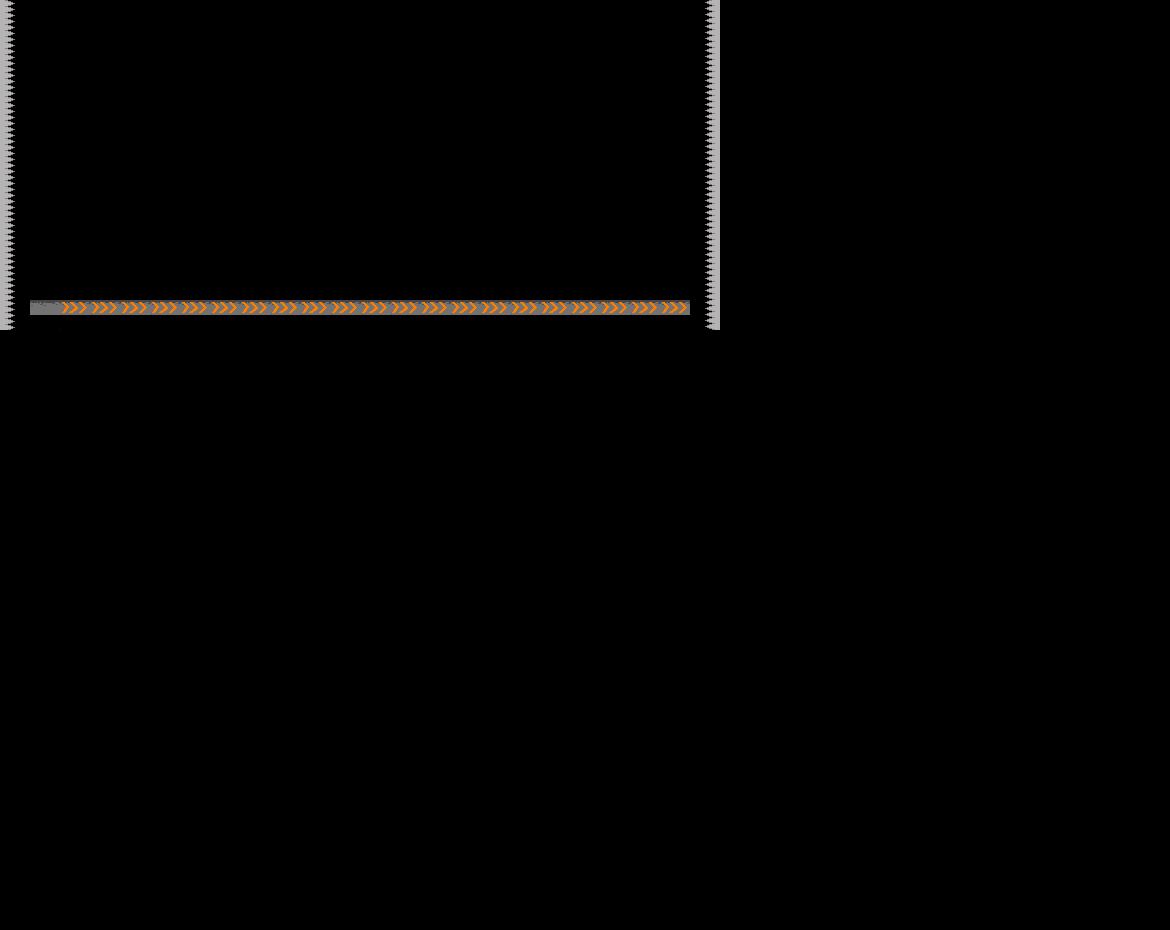

A level layout from a 2D game, rendered from its tile map. Below: a short description, then the map file with its tile-grid data intact:
An orthogonal 39x31 tile map with 30x30 px tiles, 1 tile layer (Tile Layer 1).

<map version="1.10" tiledversion="1.10.1" orientation="orthogonal" renderorder="right-down" width="39" height="31" tilewidth="30" tileheight="30" infinite="0" nextlayerid="2" nextobjectid="1">
 <tileset firstgid="1" source="tileset.tsx" />
 <layer id="1" name="Tile Layer 1" width="39" height="31">
  <data encoding="csv">
23,0,0,0,0,0,0,0,0,0,0,0,0,0,0,0,0,0,0,0,0,0,0,24,0,0,0,0,0,0,0,0,0,0,0,0,0,0,0,
23,0,0,0,0,0,0,0,0,0,0,0,0,0,0,0,0,0,0,0,0,0,0,24,0,0,0,0,0,0,0,0,0,0,0,0,0,0,0,
23,0,0,0,0,0,0,0,0,0,0,0,0,0,0,0,0,0,0,0,0,0,0,24,0,0,0,0,0,0,0,0,0,0,0,0,0,0,0,
23,0,0,0,0,0,0,0,0,0,0,0,0,0,0,0,0,0,0,0,0,0,0,24,0,0,0,0,0,0,0,0,0,0,0,0,0,0,0,
23,0,0,0,0,0,0,0,0,0,0,0,0,0,0,0,0,0,0,0,0,0,0,24,0,0,0,0,0,0,0,0,0,0,0,0,0,0,0,
23,0,0,0,0,0,0,0,0,0,0,0,0,0,0,0,0,0,0,0,0,0,0,24,0,0,0,0,0,0,0,0,0,0,0,0,0,0,0,
23,0,0,0,0,0,0,0,0,0,0,0,0,0,0,0,0,0,0,0,0,0,0,24,0,0,0,0,0,0,0,0,0,0,0,0,0,0,0,
23,0,0,0,0,0,0,0,0,0,0,0,0,0,0,0,0,0,0,0,0,0,0,24,0,0,0,0,0,0,0,0,0,0,0,0,0,0,0,
23,0,0,0,0,0,0,0,0,0,0,0,0,0,0,0,0,0,0,0,0,0,0,24,0,0,0,0,0,0,0,0,0,0,0,0,0,0,0,
23,0,0,0,0,0,0,0,0,0,0,0,0,0,0,0,0,0,0,0,0,0,0,24,0,0,0,0,0,0,0,0,0,0,0,0,0,0,0,
23,2,16,16,16,16,16,16,16,16,16,16,16,16,16,16,16,16,16,16,16,16,16,24,0,0,0,0,0,0,0,0,0,0,0,0,0,0,0,
0,0,0,0,0,0,0,0,0,0,0,0,0,0,0,0,0,0,0,0,0,0,0,0,0,0,0,0,0,0,0,0,0,0,0,0,0,0,0,
0,0,0,0,0,0,0,0,0,0,0,0,0,0,0,0,0,0,0,0,0,0,0,0,0,0,0,0,0,0,0,0,0,0,0,0,0,0,0,
0,0,0,0,0,0,0,0,0,0,0,0,0,0,0,0,0,0,0,0,0,0,0,0,0,0,0,0,0,0,0,0,0,0,0,0,0,0,0,
0,0,0,0,0,0,0,0,0,0,0,0,0,0,0,0,0,0,0,0,0,0,0,0,0,0,0,0,0,0,0,0,0,0,0,0,0,0,0,
0,0,0,0,0,0,0,0,0,0,0,0,0,0,0,0,0,0,0,0,0,0,0,0,0,0,0,0,0,0,0,0,0,0,0,0,0,0,0,
0,0,0,0,0,0,0,0,0,0,0,0,0,0,0,0,0,0,0,0,0,0,0,0,0,0,0,0,0,0,0,0,0,0,0,0,0,0,0,
0,0,0,0,0,0,0,0,0,0,0,0,0,0,0,0,0,0,0,0,0,0,0,0,0,0,0,0,0,0,0,0,0,0,0,0,0,0,0,
0,0,0,0,0,0,0,0,0,0,0,0,0,0,0,0,0,0,0,0,0,0,0,0,0,0,0,0,0,0,0,0,0,0,0,0,0,0,0,
0,0,0,0,0,0,0,0,0,0,0,0,0,0,0,0,0,0,0,0,0,0,0,0,0,0,0,0,0,0,0,0,0,0,0,0,0,0,0,
0,0,0,0,0,0,0,0,0,0,0,0,0,0,0,0,0,0,0,0,0,0,0,0,0,0,0,0,0,0,0,0,0,0,0,0,0,0,0,
0,0,0,0,0,0,0,0,0,0,0,0,0,0,0,0,0,0,0,0,0,0,0,0,0,0,0,0,0,0,0,0,0,0,0,0,0,0,0,
0,0,0,0,0,0,0,0,0,0,0,0,0,0,0,0,0,0,0,0,0,0,0,0,0,0,0,0,0,0,0,0,0,0,0,0,0,0,0,
0,0,0,0,0,0,0,0,0,0,0,0,0,0,0,0,0,0,0,0,0,0,0,0,0,0,0,0,0,0,0,0,0,0,0,0,0,0,0,
0,0,0,0,0,0,0,0,0,0,0,0,0,0,0,0,0,0,0,0,0,0,0,0,0,0,0,0,0,0,0,0,0,0,0,0,0,0,0,
0,0,0,0,0,0,0,0,0,0,0,0,0,0,0,0,0,0,0,0,0,0,0,0,0,0,0,0,0,0,0,0,0,0,0,0,0,0,0,
0,0,0,0,0,0,0,0,0,0,0,0,0,0,0,0,0,0,0,0,0,0,0,0,0,0,0,0,0,0,0,0,0,0,0,0,0,0,0,
0,0,0,0,0,0,0,0,0,0,0,0,0,0,0,0,0,0,0,0,0,0,0,0,0,0,0,0,0,0,0,0,0,0,0,0,0,0,0,
0,0,0,0,0,0,0,0,0,0,0,0,0,0,0,0,0,0,0,0,0,0,0,0,0,0,0,0,0,0,0,0,0,0,0,0,0,0,0,
0,0,0,0,0,0,0,0,0,0,0,0,0,0,0,0,0,0,0,0,0,0,0,0,0,0,0,0,0,0,0,0,0,0,0,0,0,0,0,
0,0,0,0,0,0,0,0,0,0,0,0,0,0,0,0,0,0,0,0,0,0,0,0,0,0,0,0,0,0,0,0,0,0,0,0,0,0,0
</data>
 </layer>
</map>
